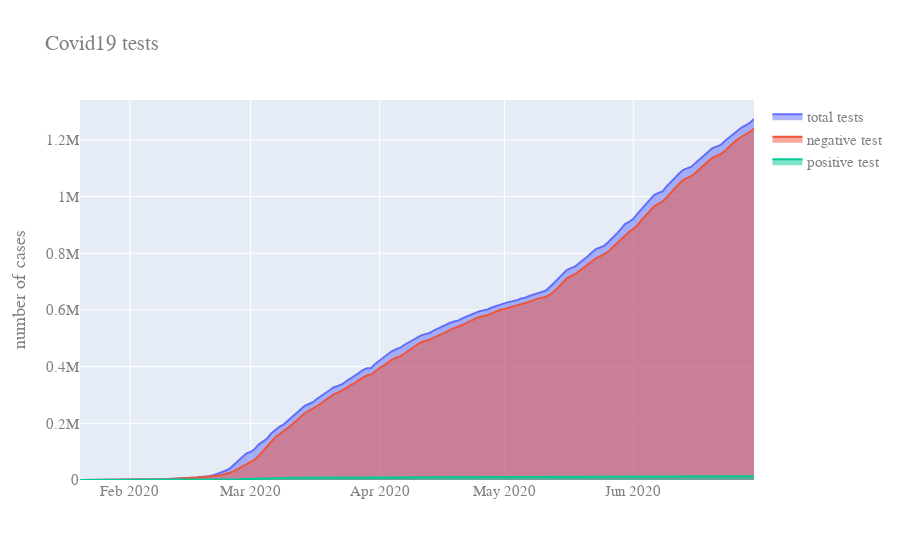

Notebook source saved alongside this figure:
### Code cell
time["date"] = pd.to_datetime(time["date"])

fig = go.Figure()
fig.add_trace(
    go.Scatter(x=time["date"], y=time["test"], fill="tozeroy", name="total tests")
)
fig.add_trace(
    go.Scatter(x=time["date"], y=time["negative"], fill="tozeroy", name="negative test")
)
fig.add_trace(
    go.Scatter(
        x=time["date"], y=time["confirmed"], fill="tozeroy", name="positive test"
    )
)
fig.update_layout(
    title="Covid19 tests",
    yaxis_title="number of cases",
    font=dict(family="Arial, monospace", size=15, color="#7f7f7f"),
)
py.iplot(fig)

### Figure 1 — Plotly figure (JSON) as saved in the notebook; plotly's stock layout.template omitted (floating-point values rounded to 4 significant figures; data arrays with more than 128 entries replaced by an {"elided": "..."} marker saying what was removed)
{"data": [{"fill": "tozeroy", "name": "total tests", "type": "scatter", "x": {"elided": "163 str values"}, "y": {"elided": "163 int values"}}, {"fill": "tozeroy", "name": "negative test", "type": "scatter", "x": {"elided": "163 str values"}, "y": {"elided": "163 int values"}}, {"fill": "tozeroy", "name": "positive test", "type": "scatter", "x": {"elided": "163 str values"}, "y": {"elided": "163 int values"}}], "layout": {"font": {"color": "#7f7f7f", "family": "Arial, monospace", "size": 15}, "title": {"text": "Covid19 tests"}, "yaxis": {"title": {"text": "number of cases"}}}}
